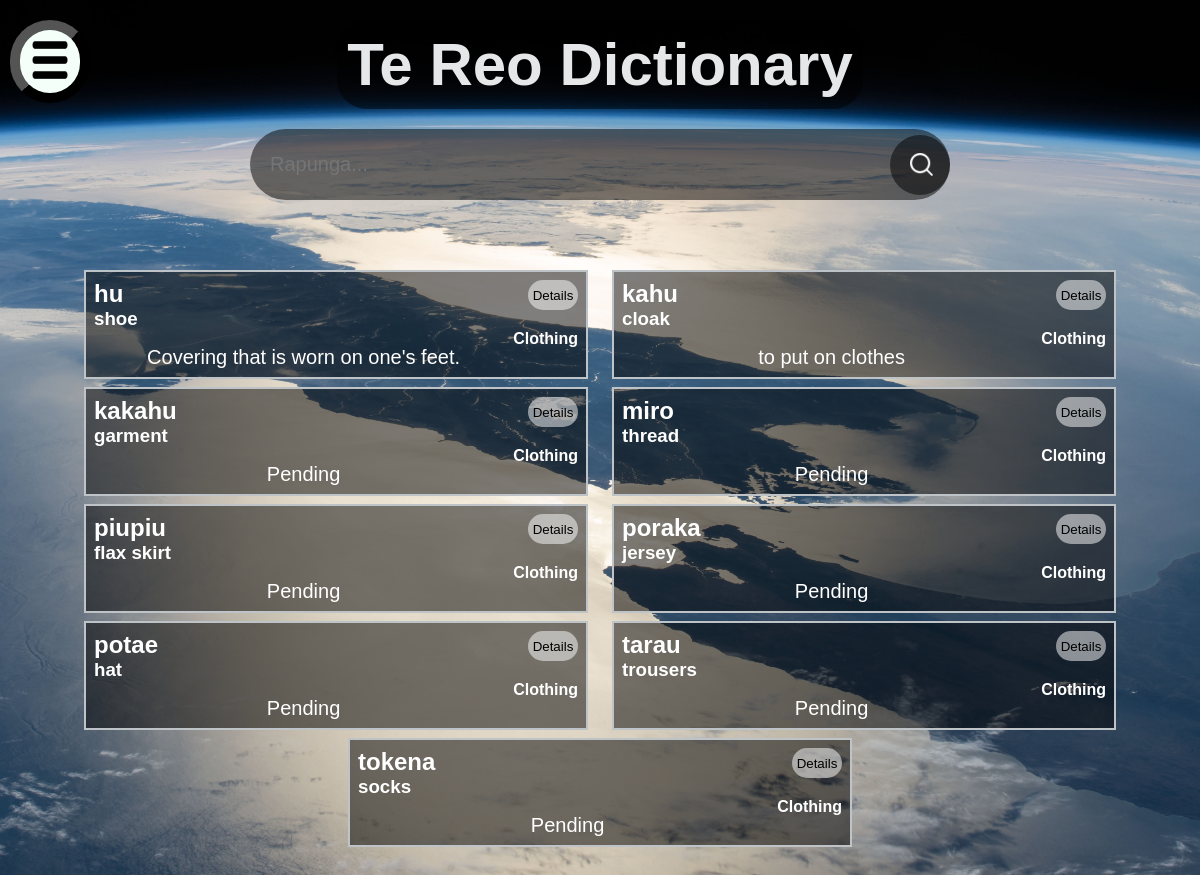
/words/Clothing, run on the app's committed database.
### tables this page shows
CREATE TABLE "Dictionary"
(
    id         integer not null
        constraint Dictionary_pk
            primary key autoincrement,
    Maori      varchar(50),
    English    varchar(50),
    Category   integer,
    Definition varchar(150),
    YearLevel  int(2),
    Author     char(50),
    wordImage  varchar(200),
    DateAdded  varchar(12)
);

### app.py (the view)
@app.route('/words/<Category>')  # This is a link that passes through what category it's looking for through the link
def render_dictionary_categories(Category):
    con = create_connection(DATABASE)
    query = "SELECT id, Maori, English, Category, Definition, YearLevel, Author, DateAdded FROM Dictionary WHERE Category=?"
    cur = con.cursor()
    cur.execute(query, (Category,))
    dictionary = cur.fetchall()
    con.close()
    Categories = categories()
    return render_template('words.html', dictionary=dictionary, is_logged_in=is_logged_in(), is_teacher=is_teacher(), categories=Categories)

### app.py (called while the page is built)
def create_connection(db_file):  # This function will create a connection to the database file
    try:
        connection = sqlite3.connect(db_file)
        return (connection)
    except Error as e:
        print(e)
    return None

def is_logged_in():  # this will simply check if there is someone logged in by checking
    if session.get("email") is None:
        print("not logged in")
        return False
    else:
        print("Logged in")
        return True

def is_teacher():  # this function will check if the person logged in to the session is a teacher or not
    if session.get("permissions") == "teacher":
        print('is teacher')
        return True
    else:
        print("is not teacher")
        return False

def categories(): # this function grabs all the categories currently in the category table in order to
    con = create_connection(DATABASE)
    query = "SELECT Category FROM Categories"
    cur = con.cursor()
    cur.execute(query)
    Categories = cur.fetchall()
    con.close()
    return Categories

### templates/words.html
{% extends 'base.html' %}
{% block search %}
        <form method="POST" action="/search" class="search-bar-nonhome">
            <input type="text" placeholder="Rapunga..." name="search" id="search">
        <button type="submit"><img src="/static/images/search.png"></button>
    </form>
{% endblock %}
{% block main %}
    <div class="dictionary">
        {% for words in dictionary %}
            <div class="word-box">
                <div class="word-box-word">
                    <form action="/{{ words[0] }}">
                        <input type="submit" value="Details" class="wordbutton">
                    </form>
                    <h2>{{ words[1] }}</h2>
                    <h3>{{ words[2] }}</h3>
                    <h4 style="float:right">{{ words[3] }}</h4>
                </div>
                <div class="word-box-definition">
                    <p>{{ words[4] }}</p>
                </div>
            </div>
        {% endfor %}
    </div>
{% endblock  %}

### static/style.css (style rules this page uses)
* { font-family: 'Helvetica', 'Arial', sans-serif; padding: 0; margin: 0; }
p { font-family: 'Helvetica', 'Arial', sans-serif; font-size: 20px; font-weight: normal; text-align: center; }
body { background-image: url("/static/images/newzealandfromspace.jpg"); background-repeat: no-repeat; background-size: cover; background-position: center; background-attachment: fixed; }
.wordbutton { float: right; border-radius: 50px; border: none; top:10px; right: 10px; width: 50px; height: 30px; background-color: rgba(255, 255, 255, 0.5); }
.dictionary { display: flex; flex-wrap: wrap; justify-content: space-evenly; }
.word-box { width: 32%; min-width: 500px; border: 2px solid rgba(189, 195, 199, 1.0); color: white; margin-bottom: 0.5rem; background-color: rgba(0,0,0,.5); }
.word-box-word { padding: 0.5rem; }
.word-box-definition { padding: 0.5rem; }
.search-bar-nonhome { width: 100%; max-width: 700px; background-color: rgba(0,0,0,.5); display: flex; align-items: center; border-radius:60px; color: white; }
.search-bar-nonhome input { background: transparent; flex: 1; border: 0; outline: none; padding: 24px 20px; font-size: 20px; color: white; }
.search-bar-nonhome button img { width: 25px; }
.search-bar-nonhome button { border:0; border-radius: 50%; width:60px; height:60px; background-color: rgba(0,0,0,.5);; }

### data on the page
Dictionary: Maori "hu", English "shoe", Category "Clothing", Definition "Covering that is worn on one's feet."
Dictionary: Maori "kahu", English "cloak", Category "Clothing", Definition "to put on clothes"
Dictionary: Maori "kakahu", English "garment", Category "Clothing", Definition "Pending"
Dictionary: Maori "miro", English "thread", Category "Clothing", Definition "Pending"
Dictionary: Maori "piupiu", English "flax skirt", Category "Clothing", Definition "Pending"
Dictionary: Maori "poraka", English "jersey", Category "Clothing", Definition "Pending"
Dictionary: Maori "potae", English "hat", Category "Clothing", Definition "Pending"
Dictionary: Maori "tarau", English "trousers", Category "Clothing", Definition "Pending"
Dictionary: Maori "tokena", English "socks", Category "Clothing", Definition "Pending"
